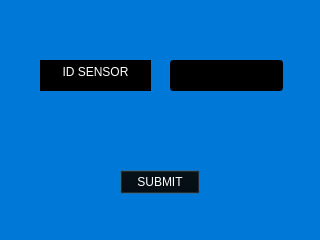
<?xml version="1.0" encoding="UTF-8"?>
<ui version="4.0">
 <class>DisplayMeasurement</class>
 <widget class="QDialog" name="DisplayMeasurement">
  <property name="geometry">
   <rect>
    <x>0</x>
    <y>0</y>
    <width>320</width>
    <height>240</height>
   </rect>
  </property>
  <property name="windowTitle">
   <string>Dialog</string>
  </property>
  <property name="styleSheet">
   <string notr="true">background-color: #0078D7;</string>
  </property>
  <widget class="QLineEdit" name="lineSensorID">
   <property name="geometry">
    <rect>
     <x>170</x>
     <y>60</y>
     <width>113</width>
     <height>31</height>
    </rect>
   </property>
   <property name="styleSheet">
    <string notr="true">color: white;
background-color: black;</string>
   </property>
  </widget>
  <widget class="QPushButton" name="btnSubmit">
   <property name="geometry">
    <rect>
     <x>120</x>
     <y>170</y>
     <width>80</width>
     <height>24</height>
    </rect>
   </property>
   <property name="styleSheet">
    <string notr="true">color: white;
background-color: black;</string>
   </property>
   <property name="text">
    <string>SUBMIT</string>
   </property>
  </widget>
  <widget class="QTextBrowser" name="textBrowser">
   <property name="geometry">
    <rect>
     <x>40</x>
     <y>60</y>
     <width>111</width>
     <height>31</height>
    </rect>
   </property>
   <property name="styleSheet">
    <string notr="true">color: white;
background-color: black;</string>
   </property>
   <property name="html">
    <string>&lt;!DOCTYPE HTML PUBLIC &quot;-//W3C//DTD HTML 4.0//EN&quot; &quot;http://www.w3.org/TR/REC-html40/strict.dtd&quot;&gt;
&lt;html&gt;&lt;head&gt;&lt;meta name=&quot;qrichtext&quot; content=&quot;1&quot; /&gt;&lt;meta charset=&quot;utf-8&quot; /&gt;&lt;style type=&quot;text/css&quot;&gt;
p, li { white-space: pre-wrap; }
hr { height: 1px; border-width: 0; }
li.unchecked::marker { content: &quot;\2610&quot;; }
li.checked::marker { content: &quot;\2612&quot;; }
&lt;/style&gt;&lt;/head&gt;&lt;body style=&quot; font-family:'Segoe UI'; font-size:9pt; font-weight:400; font-style:normal;&quot;&gt;
&lt;p align=&quot;center&quot; style=&quot; margin-top:0px; margin-bottom:0px; margin-left:0px; margin-right:0px; -qt-block-indent:0; text-indent:0px;&quot;&gt;ID SENSOR&lt;/p&gt;&lt;/body&gt;&lt;/html&gt;</string>
   </property>
  </widget>
 </widget>
 <resources/>
 <connections/>
</ui>
